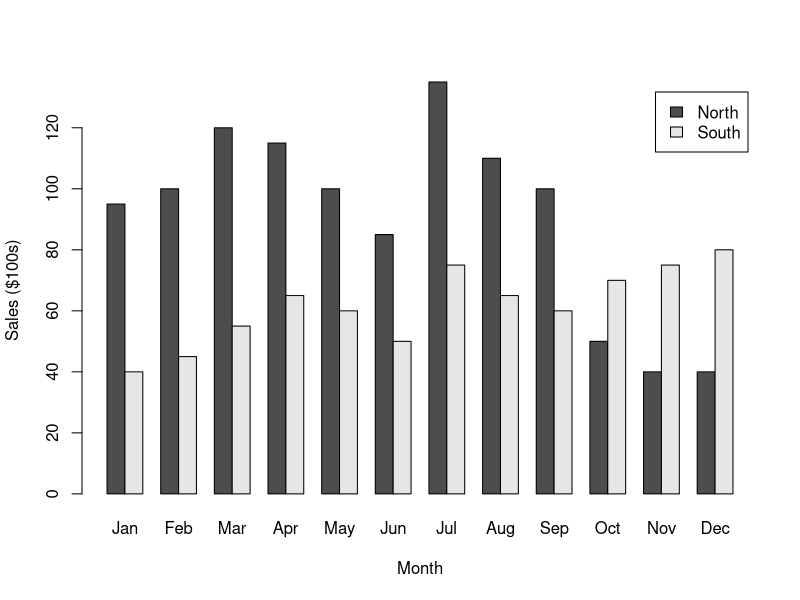

Source code (R):
regional_df <- read.csv("KirklandRegional.csv")
regional_sales_df <- regional_df[ ,-1]
regional_sales_matrix <- as.matrix(regional_sales_df)
barplot(t(regional_sales_matrix), 
        xlab = "Month", 
        ylab = "Sales ($100s)",
        names.arg = c("Jan", "Feb", "Mar", "Apr", "May", "Jun",
                     "Jul", "Aug", "Sep", "Oct", "Nov", "Dec"),
        legend = c("North", "South"),
        beside = TRUE)